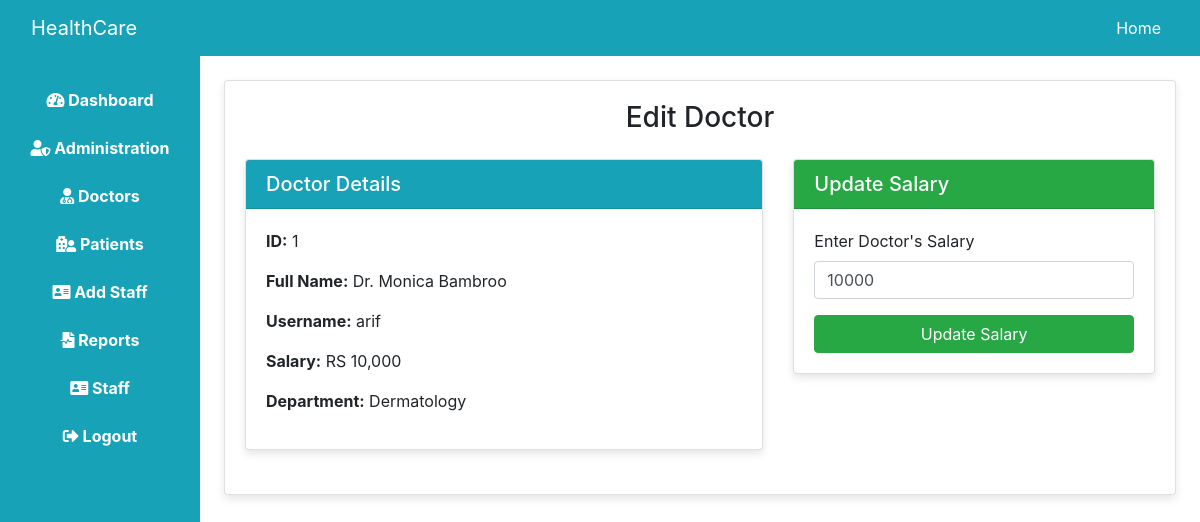
The page /admin/edit.php?id=1 on the database its author committed.
### tables this page shows
CREATE TABLE `doctors` (
  `id` int(11) NOT NULL,
  `full_name` varchar(55) NOT NULL,
  `email` varchar(55) NOT NULL,
  `department` varchar(55) NOT NULL,
  `salary` varchar(30) NOT NULL,
  `role` varchar(50) NOT NULL,
  `username` varchar(30) NOT NULL,
  `password` varchar(30) NOT NULL,
  `status` varchar(30) NOT NULL,
  `gender` enum('Male','Female') DEFAULT NULL
);

### admin/edit.php (the view, shortened to what this page needs)
<!DOCTYPE html>
<html lang="en">
<head>
    <link rel="stylesheet" href="https://stackpath.bootstrapcdn.com/bootstrap/4.5.0/css/bootstrap.min.css">
    <link rel="stylesheet" href="https://cdnjs.cloudflare.com/ajax/libs/font-awesome/6.5.1/css/all.min.css">
</head>
<body>
    <?php
    include("header.php");
    include("../include/connection.php");
    if (isset($_GET['id'])) {
        $id = $_GET['id'];
        $query = "SELECT * FROM doctors WHERE id='$id'";
        $res = mysqli_query($connect, $query);
        $row = mysqli_fetch_array($res);
    }
    ?>
    <div class="container-fluid">
        <div class="row">
            <div class="col-md-2 p-0">
                <div class="sidebar" id="sidebar">
                    <a href="index.php" id="dashboardLink"><i class="fas fa-tachometer-alt"></i> Dashboard</a>
                    <a href="admin.php" id="adminLink"><i class="fas fa-user-shield"></i> Administration</a>
                    <a href="doctor.php" id="doctorLink"><i class="fas fa-user-md"></i> Doctors</a>
                    <a href="patient.php" id="patientLink"><i class="fas fa-hospital-user"></i> Patients</a>
                    <a href="job_request.php" id="staffLink"><i class="fas fa-address-card"></i> Add Staff</a>
                    <a href="report.php"><i class="fas fa-file-medical-alt"></i> Reports</a>
                    <a href="staff.php"><i class="fas fa-address-card"></i> Staff</a>
                    <a href="../login/logout.php"><i class="fas fa-sign-out-alt"></i> Logout</a>
                </div>
            </div>
            <div class="col-md-10 p-4">
                <div class="card card-custom mb-4">
                    <div class="card-body">
                        <h3 class="text-center mb-4">Edit Doctor</h3>
                        <div class="row">
                            <div class="col-lg-7 mb-4">
                                <div class="card card-custom">
                                    <div class="card-header bg-info text-white">
                                        <h5 class="mb-0">Doctor Details</h5>
                                    </div>
                                    <div class="card-body">
                                        <p><strong>ID:</strong> <?php echo $row['id'] ?></p>
                                        <p><strong>Full Name:</strong> <?php echo $row['full_name'] ?></p>
                                        <p><strong>Username:</strong> <?php echo $row['username'] ?></p>
                                        <p><strong>Salary:</strong> RS <?php echo number_format($row['salary']) ?></p>
                                        <p><strong>Department:</strong> <?php echo $row['department'] ?></p>
                                    </div>
                                </div>
                            </div>
                            <div class="col-lg-5">
                                <div class="card card-custom">
                                    <div class="card-header bg-success text-white">
                                        <h5 class="mb-0">Update Salary</h5>
                                    </div>
                                    <div class="card-body">
                                        <form method="post">
                                            <div class="form-group">
                                                <label for="salary">Enter Doctor's Salary</label>
                                                <input type="number" name="salary" id="salary" class="form-control" required autocomplete="off" placeholder="Enter doctor's salary" value="<?php echo $row['salary'] ?>">
                                            </div>
                                            <button type="submit" name="update" class="btn btn-success btn-block">Update Salary</button>
                                        </form>
                                    </div>
                                </div>
                            </div>
                        </div>
                    </div>
                </div>
            </div>
        </div>
    </div>
</body>
</html>

### admin/edit.php (style rules this page uses)
.card-custom { border-radius: 10px; box-shadow: 0 4px 8px rgba(0, 0, 0, 0.1); transition: 0.3s; }
.sidebar { height: 100vh; background: #17a2b8; padding-top: 20px; transition: all 0.3s ease-in-out; }
.sidebar a { display: block; padding: 12px; color: white; text-decoration: none; transition: 0.3s; font-weight: bold; text-align: center; }

### rows shown on the page
doctors: id "1", full_name "Dr. Monica Bambroo", username "arif", salary "10,000", department "Dermatology", salary "10000"
